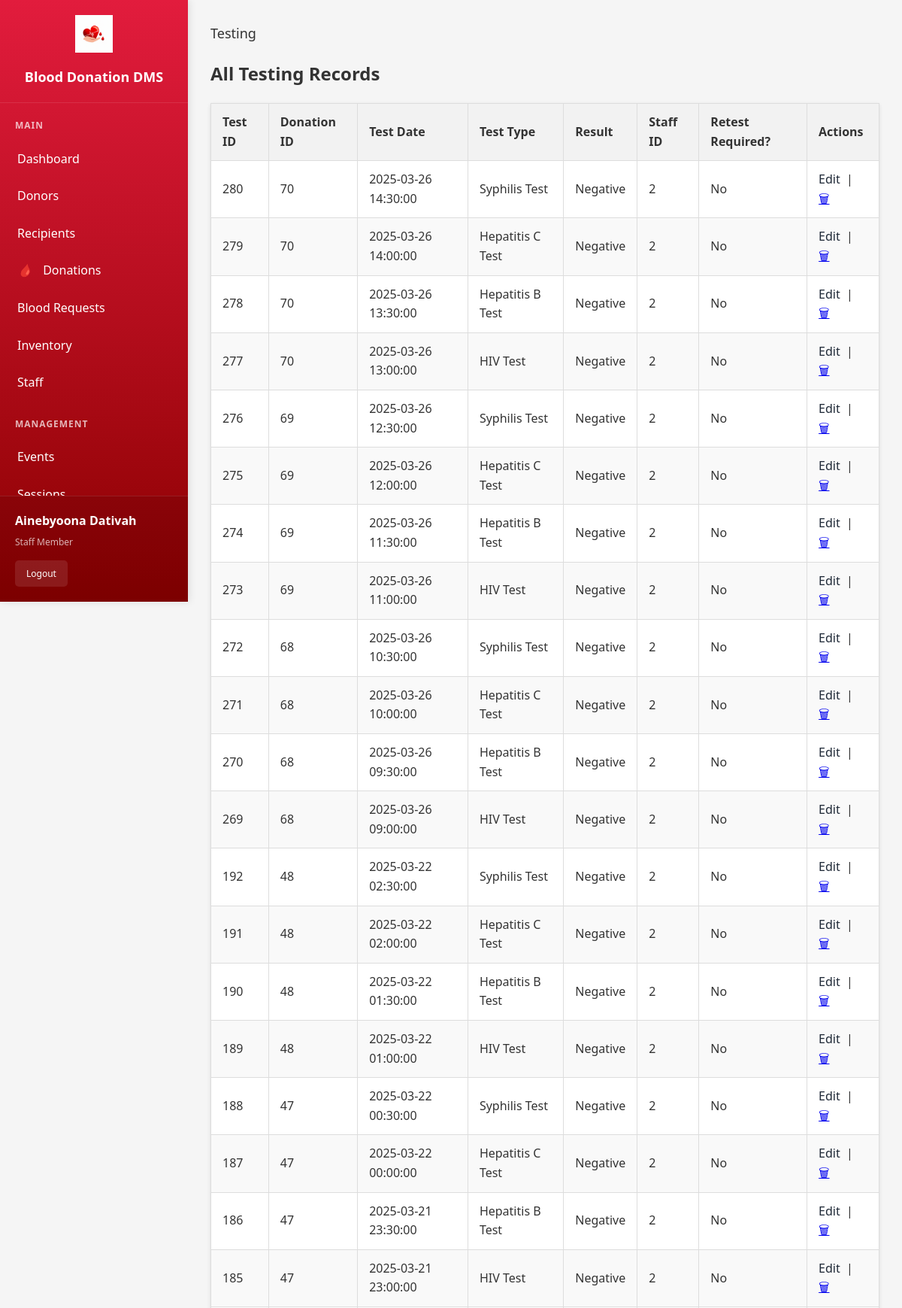
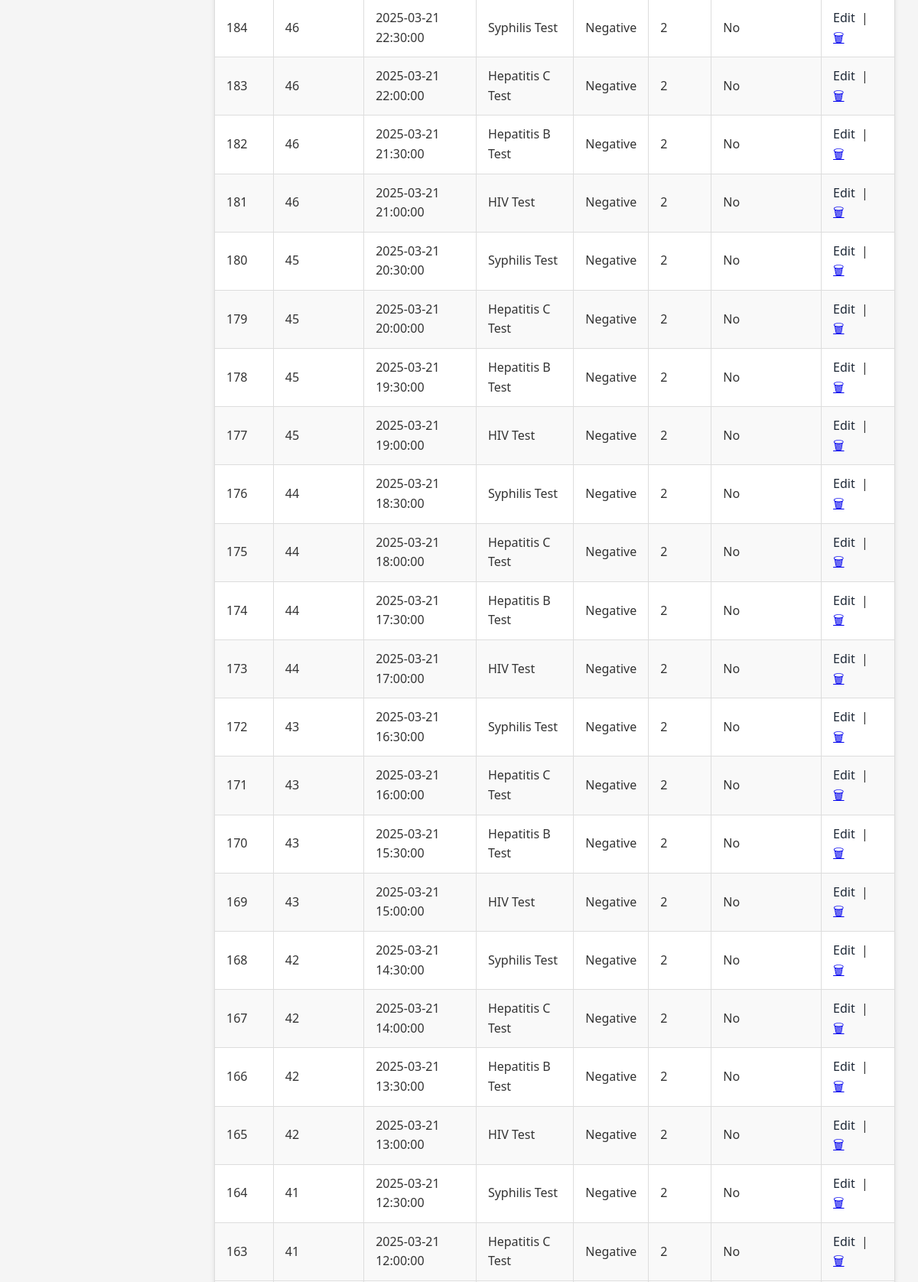
Page /testing.php (signed in, upper part) on the committed database (2 pictures, top to bottom).
### tables this page shows
CREATE TABLE IF NOT EXISTS `testing_record` (
  `test_id` int(10) unsigned NOT NULL AUTO_INCREMENT,
  `donation_id` int(10) unsigned NOT NULL,
  `test_date` datetime NOT NULL,
  `test_type` varchar(100) NOT NULL,
  `test_result` enum('Positive','Negative','Indeterminate') NOT NULL,
  `staff_id` int(10) unsigned DEFAULT NULL,
  `test_notes` text,
  `retest_required` enum('Yes','No') DEFAULT 'No',
  `retest_date` datetime DEFAULT NULL,
  PRIMARY KEY (`test_id`),
  KEY `idx_tr_donation` (`donation_id`),
  KEY `idx_tr_staff` (`staff_id`)
);

### testing.php (the view, shortened to what this page needs)
<?php
$DB_HOST = 'localhost';
$DB_USER = 'root';
$DB_PASS = '';
$DB_NAME = 'blood_donation';
$mysqli = @new mysqli($DB_HOST, $DB_USER, $DB_PASS, $DB_NAME);
$rows = array();
$listSql = "SELECT test_id, donation_id, test_date, test_type, test_result, staff_id, retest_required
            FROM testing_record
            ORDER BY test_date DESC, test_id DESC
            LIMIT 200";
if ($res = $mysqli->query($listSql)) {
    while ($r = $res->fetch_assoc()) { $rows[] = $r; }
}
?>
<!DOCTYPE html>
<html lang="en">
<head>
<link rel="stylesheet" href="style.css">
</head>
<body>
<div class="dashboard-container">
    <div class="sidebar">
        <div class="sidebar-header">
            <img src="images/blood-drop-heart-logo.png" alt="Blood Donation DMS">
            <h2>Blood Donation DMS</h2>
        </div>
        <div class="sidebar-content">
            <nav class="sidebar-nav">
                <div class="nav-section">
                    <div class="nav-section-title">Main</div>
                    <a href="index.php" class="nav-item">
                        Dashboard
                    </a>
                    <a href="donors.php" class="nav-item">
                        Donors
                    </a>
                    <a href="recipients.php" class="nav-item">
                        Recipients
                    </a>
                    <a href="donations.php" class="nav-item">
                        <i>🩸</i> Donations
                    </a>
                    <a href="requests.php" class="nav-item">
                        Blood Requests
                    </a>
                    <a href="inventory.php" class="nav-item">
                        Inventory
                    </a>
                    <a href="staff.php" class="nav-item">
                        Staff
                    </a>
                </div>
                <div class="nav-section">
                    <div class="nav-section-title">Management</div>
                    <a href="events.php" class="nav-item">
                        Events
                    </a>
                    <a href="sessions.php" class="nav-item">
                        Sessions
                    </a>
    </div>
    </nav>
  </div>
        <div class="user-info">
            <div class="user-name"><?php echo htmlspecialchars($_SESSION['staff_name']); ?></div>
            <div class="user-role">Staff Member</div>
            <a href="logout.php" class="logout-btn">Logout</a>
        </div>
    </div>
    <div class="main-content">
        <div class="content-area">
            <div class="top-bar">
                <div>
                    <span style="color: #333; font-size: 18px; font-weight: 500;">Testing</span>
                </div>
            </div>
  <section class="mb-30">
    <h2>All Testing Records</h2>
    <div class="data-table-container">
      <table class="data-table">
        <thead>
          <tr>
            <th>Test ID</th>
            <th>Donation ID</th>
            <th>Test Date</th>
            <th>Test Type</th>
            <th>Result</th>
            <th>Staff ID</th>
            <th>Retest Required?</th>
            <th>Actions</th>
          </tr>
        </thead>
        <tbody>
        <?php if (empty($rows)): ?>
          <tr><td colspan="8" style="text-align:center;">No records yet.</td></tr>
        <?php else: foreach ($rows as $r): ?>
          <tr>
            <td><?php echo (int)$r['test_id']; ?></td>
            <td><?php echo (int)$r['donation_id']; ?></td>
            <td><?php echo htmlspecialchars($r['test_date']); ?></td>
            <td><?php echo htmlspecialchars($r['test_type']); ?></td>
            <td><?php echo htmlspecialchars($r['test_result']); ?></td>
            <td><?php echo ($r['staff_id'] !== null ? (int)$r['staff_id'] : ''); ?></td>
            <td><?php echo htmlspecialchars($r['retest_required']); ?></td>
            <td>
              <a class="icon-edit" href="testing.php?action=edit&id=<?php echo (int)$r['test_id']; ?>">Edit</a>
              &nbsp;|&nbsp;
              <a href="testing.php?action=delete&id=<?php echo (int)$r['test_id']; ?>" onclick="return confirm('Delete this test record?');" title="Delete">🗑</a>
            </td>
          </tr>
        <?php endforeach; endif; ?>
        </tbody>
      </table>
    </div>
  </section>
        </div>
    </div>
</div>
</body>
</html>

### style.css (style rules this page uses)
body { font-family: Arial, sans-serif; margin: 0; padding: 0; background-color: #f8f8f8; color: #333; line-height: 1.6; }
.data-table { width: 100%; border-collapse: collapse; margin-bottom: 30px; background-color: #fff; box-shadow: 0 2px 5px rgba(0,0,0,0.1); }
.data-table th, .data-table td { border: 1px solid #ddd; padding: 12px 15px; text-align: left; }
.data-table th { background-color: #f2f2f2; font-weight: bold; color: #333; }
.data-table tr:nth-child(even) { background-color: #f9f9f9; }
.mb-30 { margin-bottom: 30px; }

### testing.php (style rules this page uses)
.icon-edit { color:#1f2937;text-decoration:none }
body { margin: 0; padding: 0; font-family: 'Segoe UI', Tahoma, Geneva, Verdana, sans-serif; background: #f5f5f5; }
.dashboard-container { display: flex; min-height: 100vh; }
.sidebar { width: 250px; background: linear-gradient(180deg, #E21C3D 0%, #8B0000 100%); color: white; position: fixed; height: 100vh; display: flex; flex-direction: column; z-index: 1000; box-shadow: 2px 0 10px rgba(0,0,0,0.1); }
.sidebar-header { padding: 20px; text-align: center; border-bottom: 1px solid rgba(255,255,255,0.1); }
.sidebar-header img { width: 50px; height: 50px; margin-bottom: 10px; }
.sidebar-header h2 { margin: 0; font-size: 18px; font-weight: 600; }
.sidebar-content { flex: 1; overflow-y: auto; }
.sidebar-nav { flex: 1; padding: 20px 0; overflow-y: auto; }
.nav-section { margin-bottom: 20px; }
.nav-section-title { padding: 0 20px 10px 20px; font-size: 12px; font-weight: bold; text-transform: uppercase; color: rgba(255,255,255,0.7); letter-spacing: 1px; }
.nav-item { display: block; padding: 12px 20px; color: white; text-decoration: none; transition: all 0.3s ease; border-left: 3px solid transparent; }
.nav-item i { margin-right: 10px; font-size: 16px; }
.user-info { padding: 20px; border-top: 1px solid rgba(255,255,255,0.1); background: rgba(0,0,0,0.1); }
.user-name { font-weight: 600; margin-bottom: 5px; }
.user-role { font-size: 12px; color: rgba(255,255,255,0.7); margin-bottom: 15px; }
.logout-btn { display: inline-block; padding: 8px 15px; background: rgba(255,255,255,0.1); color: white; text-decoration: none; border-radius: 5px; font-size: 12px; transition: background 0.3s ease; }
.main-content { flex: 1; margin-left: 250px; background: #f5f5f5; min-height: 100vh; }
.content-area { padding: 30px; }

### rows in the picture
testing_record: test_id "280", donation "70", test_date "2025-03-26 14:30:00", test_type "Syphilis Test", test_result "Negative", staff "2", retest_required "No"
testing_record: test_id "279", donation "70", test_date "2025-03-26 14:00:00", test_type "Hepatitis C Test", test_result "Negative", staff "2", retest_required "No"
testing_record: test_id "278", donation "70", test_date "2025-03-26 13:30:00", test_type "Hepatitis B Test", test_result "Negative", staff "2", retest_required "No"
testing_record: test_id "277", donation "70", test_date "2025-03-26 13:00:00", test_type "HIV Test", test_result "Negative", staff "2", retest_required "No"
testing_record: test_id "276", donation "69", test_date "2025-03-26 12:30:00", test_type "Syphilis Test", test_result "Negative", staff "2", retest_required "No"
testing_record: test_id "275", donation "69", test_date "2025-03-26 12:00:00", test_type "Hepatitis C Test", test_result "Negative", staff "2", retest_required "No"
testing_record: test_id "274", donation "69", test_date "2025-03-26 11:30:00", test_type "Hepatitis B Test", test_result "Negative", staff "2", retest_required "No"
testing_record: test_id "273", donation "69", test_date "2025-03-26 11:00:00", test_type "HIV Test", test_result "Negative", staff "2", retest_required "No"
testing_record: test_id "272", donation "68", test_date "2025-03-26 10:30:00", test_type "Syphilis Test", test_result "Negative", staff "2", retest_required "No"
testing_record: test_id "271", donation "68", test_date "2025-03-26 10:00:00", test_type "Hepatitis C Test", test_result "Negative", staff "2", retest_required "No"
testing_record: test_id "270", donation "68", test_date "2025-03-26 09:30:00", test_type "Hepatitis B Test", test_result "Negative", staff "2", retest_required "No"
testing_record: test_id "269", donation "68", test_date "2025-03-26 09:00:00", test_type "HIV Test", test_result "Negative", staff "2", retest_required "No"
testing_record: test_id "192", donation "48", test_date "2025-03-22 02:30:00", test_type "Syphilis Test", test_result "Negative", staff "2", retest_required "No"
testing_record: test_id "191", donation "48", test_date "2025-03-22 02:00:00", test_type "Hepatitis C Test", test_result "Negative", staff "2", retest_required "No"
testing_record: test_id "190", donation "48", test_date "2025-03-22 01:30:00", test_type "Hepatitis B Test", test_result "Negative", staff "2", retest_required "No"
testing_record: test_id "189", donation "48", test_date "2025-03-22 01:00:00", test_type "HIV Test", test_result "Negative", staff "2", retest_required "No"
testing_record: test_id "188", donation "47", test_date "2025-03-22 00:30:00", test_type "Syphilis Test", test_result "Negative", staff "2", retest_required "No"
testing_record: test_id "187", donation "47", test_date "2025-03-22 00:00:00", test_type "Hepatitis C Test", test_result "Negative", staff "2", retest_required "No"
testing_record: test_id "186", donation "47", test_date "2025-03-21 23:30:00", test_type "Hepatitis B Test", test_result "Negative", staff "2", retest_required "No"
testing_record: test_id "185", donation "47", test_date "2025-03-21 23:00:00", test_type "HIV Test", test_result "Negative", staff "2", retest_required "No"
testing_record: test_id "184", donation "46", test_date "2025-03-21 22:30:00", test_type "Syphilis Test", test_result "Negative", staff "2", retest_required "No"
testing_record: test_id "183", donation "46", test_date "2025-03-21 22:00:00", test_type "Hepatitis C Test", test_result "Negative", staff "2", retest_required "No"
testing_record: test_id "182", donation "46", test_date "2025-03-21 21:30:00", test_type "Hepatitis B Test", test_result "Negative", staff "2", retest_required "No"
testing_record: test_id "181", donation "46", test_date "2025-03-21 21:00:00", test_type "HIV Test", test_result "Negative", staff "2", retest_required "No"
testing_record: test_id "180", donation "45", test_date "2025-03-21 20:30:00", test_type "Syphilis Test", test_result "Negative", staff "2", retest_required "No"
testing_record: test_id "179", donation "45", test_date "2025-03-21 20:00:00", test_type "Hepatitis C Test", test_result "Negative", staff "2", retest_required "No"
testing_record: test_id "178", donation "45", test_date "2025-03-21 19:30:00", test_type "Hepatitis B Test", test_result "Negative", staff "2", retest_required "No"
testing_record: test_id "177", donation "45", test_date "2025-03-21 19:00:00", test_type "HIV Test", test_result "Negative", staff "2", retest_required "No"
testing_record: test_id "176", donation "44", test_date "2025-03-21 18:30:00", test_type "Syphilis Test", test_result "Negative", staff "2", retest_required "No"
testing_record: test_id "175", donation "44", test_date "2025-03-21 18:00:00", test_type "Hepatitis C Test", test_result "Negative", staff "2", retest_required "No"
testing_record: test_id "174", donation "44", test_date "2025-03-21 17:30:00", test_type "Hepatitis B Test", test_result "Negative", staff "2", retest_required "No"
testing_record: test_id "173", donation "44", test_date "2025-03-21 17:00:00", test_type "HIV Test", test_result "Negative", staff "2", retest_required "No"
testing_record: test_id "172", donation "43", test_date "2025-03-21 16:30:00", test_type "Syphilis Test", test_result "Negative", staff "2", retest_required "No"
testing_record: test_id "171", donation "43", test_date "2025-03-21 16:00:00", test_type "Hepatitis C Test", test_result "Negative", staff "2", retest_required "No"
testing_record: test_id "170", donation "43", test_date "2025-03-21 15:30:00", test_type "Hepatitis B Test", test_result "Negative", staff "2", retest_required "No"
testing_record: test_id "169", donation "43", test_date "2025-03-21 15:00:00", test_type "HIV Test", test_result "Negative", staff "2", retest_required "No"
testing_record: test_id "168", donation "42", test_date "2025-03-21 14:30:00", test_type "Syphilis Test", test_result "Negative", staff "2", retest_required "No"
testing_record: test_id "167", donation "42", test_date "2025-03-21 14:00:00", test_type "Hepatitis C Test", test_result "Negative", staff "2", retest_required "No"
testing_record: test_id "166", donation "42", test_date "2025-03-21 13:30:00", test_type "Hepatitis B Test", test_result "Negative", staff "2", retest_required "No"
testing_record: test_id "165", donation "42", test_date "2025-03-21 13:00:00", test_type "HIV Test", test_result "Negative", staff "2", retest_required "No"
testing_record: test_id "164", donation "41", test_date "2025-03-21 12:30:00", test_type "Syphilis Test", test_result "Negative", staff "2", retest_required "No"
testing_record: test_id "163", donation "41", test_date "2025-03-21 12:00:00", test_type "Hepatitis C Test", test_result "Negative", staff "2", retest_required "No"

### other values in the picture
$_SESSION['staff_name'] "Ainebyoona Dativah"
